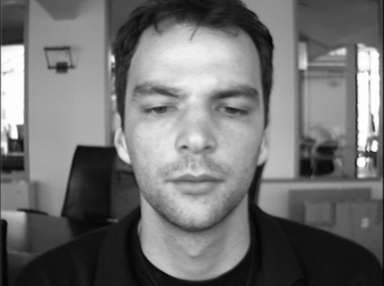
#> input picture images/BioID_0000.pgm, 384 x 286 px; its folder holds only this picture in this run
$ python dataset_generator.py
#> lines starting #> are read from the running program, lines starting #| are printed output that depends on the picture
### general.py
# Authors: Gabriel Mattheus Bezerra Alves de Carvalho and Wallace Cruz de Souza
# SCC0251 - Processamento de Imagens
# 2019, Semester 1
# Final Project: Face Detection

import numpy as np
import pandas as pd
import math
import imageio
import matplotlib.pyplot as plt
from skimage import io
from skimage import exposure
import csv

# 2D Median Filter
def two_d_median_filter(n, image):
    # Sizes of the original image
#> called with n = 3
    size = image.shape
#> size = (286, 384)

    # Get the centered position
    pivot = int(math.floor(n / 2))

    # Create rows and columns filled with 0 and insert on beginning and end of each axis
    new_image = np.pad(image, ((pivot, pivot), (pivot, pivot)), 'constant', constant_values = (0))

    # Allocate output image
    output_image = np.empty(shape = size, dtype=float)

    for i in range(size[0]):
        for j in range(size[1]):
            # Get the necessary submatrix to calculate the value at (i, j)
            sub_matrix = new_image[i: (i + n), j: (j + n)]

            # Calculate the value at (i, j) using the median of the sub_matrix.
            median = np.median(sub_matrix)

            output_image[i][j] = median

    return output_image


def histogram_equalization(image):
    max_pixel_value = 256
    vector_bin = np.zeros(max_pixel_value, dtype = int)

    output_image = np.zeros(image.shape, dtype = float)

    # Calculate the histogram
    for i in range(image.shape[0]):
        for j in range(image.shape[1]):
            vector_bin[image[i][j]] += 1

    # Calculate the cumulative histogram
    cumulative = 0
    for i in range(vector_bin.shape[0]):
        cumulative += vector_bin[i]
        vector_bin[i] = cumulative
#> after the loop, cumulative = 109824; vector_bin = 256 values from 4 to 109824

    # Calculate the histogram equalisation
    for i in range(image.shape[0]):
        for j in range(image.shape[1]):
            output_image[i][j] = vector_bin[image[i][j]] * ((max_pixel_value - 1) / (image.shape[0] * image.shape[1]))
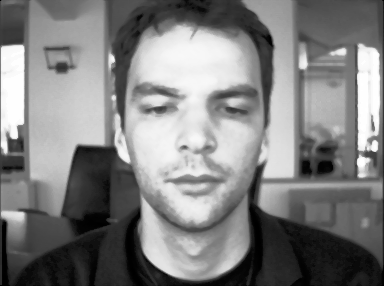
#> output_image: shape (286, 384) float64; min 0.00929, max 255, mean 128.3

    return output_image


# Apply the sobel operator at a given image
def sobel_operator(image):
    gx = np.array([[-1, 0, 1], [-2, 0, 2], [-1, 0, 1]])
    gy = np.array([[-1, -2, -1], [0, 0, 0], [1, 2, 1]])
    output_image = np.zeros(shape = image.shape)

    for i in range(1, image.shape[0] - 2):
        for j in range(1, image.shape[1] - 2):
            s1 = np.sum(np.sum(gx * image[i: i+3, j: j+3]))
            s2 = np.sum(np.sum(gy * image[i: i+3, j: j+3]))

            output_image[i+1, j+1] = np.sqrt(s1**2 + s2**2)
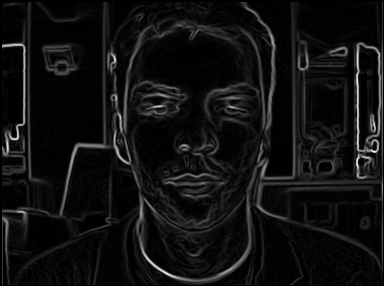
#> output_image: shape (286, 384) float64; min 0, max 752.2, mean 49.8; drawn with min black and max white

    threshold = 100 #%varies for application [0 255]
    for x in range(image.shape[0]):
        for y in range(image.shape[1]):
            #output_image[x][y] = np.max(output_image[x][y], threshold)
            if(output_image[x][y] < threshold):
                output_image[x][y] = 0
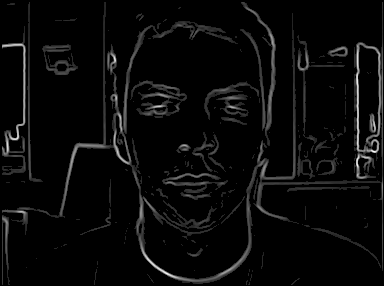
#> output_image: shape (286, 384) float64; min 0, max 752.2, mean 28.3; drawn with min black and max white

    return output_image


# Apply Edge Tracking Algorithm
def edge_tracking_algorithm(image, integral_image, mode, b):
    print("Searching faces...")
    normalized_image = normalize(image, 1)
    #print(normalized_image)

    counter = 0
    regions = []
    for x in range(0, image.shape[0], 5):
        for y in range(0, image.shape[1], 5):
            if(counter > 40000 and mode == 1):
                break
            if(image[x][y] != 0):
                top_left = (x, y)
                for j in range(y, image.shape[1]):
                    if((image[x][j] != 0) and ((j - y) > 58)):
                        top_right = (x, j)
                        for i in range(x, image.shape[0]):
                            if((image[i][j] != 0) and ((i - x) > 43)):
                                bottom_left = (i, y) #image[i][j]
                                bottom_right = (i, j) #image[x][j]
                                subwindow = image[top_left[0]:bottom_left[0] + 1, top_left[1]:top_right[1] + 1]
                                normalized_subwindow = normalized_image[top_left[0]:bottom_left[0] + 1, top_left[1]:top_right[1] + 1]

                                if(subwindow.shape[0] > 43 and subwindow.shape[1] > 58):
                                    mean = np.mean(subwindow)
                                    if(mean != 0):
                                        features = feature_extraction2(integral_image, top_left, top_right, bottom_left, bottom_right)

                                        print("\nFeature nova: ")
                                        print(features)

                                        if(mode == 0):      # Classify manually subwindow
                                            classify_manually_subwindow(subwindow, features)
                                        elif(mode == 1):    # Check if the result is a face
                                            features = features.reshape(1, 4)
                                            counter += 1
                                            b = np.append(b, features, axis = 0)

                                            print("Analysing ", counter, "st subwindow")
                                            region = [top_left, top_right, bottom_left, bottom_right]

                                            regions.append(region)

    if(mode == 1):  # Predicting
        b = normalize(b, 1)
        a = b[b.shape[0] - counter: b.shape[0], :]  # Added entries
        b = b[0:b.shape[0] - counter, :]            # Dataset values

        return regions, a, b                       # Regions, New entries, Original entries

# Generate the integral image for feature extraction
def integral_image_algorithm(image):
    new_image = np.zeros(image.shape, dtype=int)

    for x in range(image.shape[0]):
        for y in range(image.shape[1]):
            new_image[x][y] = np.sum(image[0 : x + 1, 0 : y + 1])
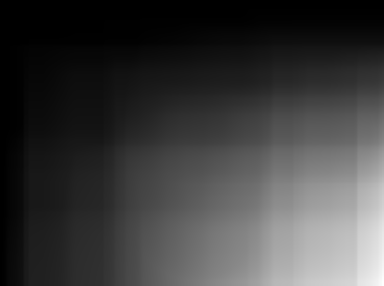
#> new_image: shape (286, 384) int64; min 0, max 3110929, mean 747836.2; drawn with min black and max white

    return new_image

# Evaluate the of rectangle
def sum_pixel(integral_image, x, y, width, height):
    sum_value = integral_image[x + width - 1, y + height - 1]    #L4

    if x > 0:   # L3
        sum_value = sum_value - integral_image[x - 1, y - 1 + height]
    if y > 0:   # L2
        sum_value = sum_value - integral_image[x - 1 + width, y - 1]
    if (x > 0 and y > 0):   # L1
        sum_value = sum_value + integral_image[x - 1, y - 1]

    return sum_value

def feature_extraction2(integral_image, top_left, top_right, bottom_left, bottom_right):
    width = bottom_left[0] - top_left[0] + 1
    height = top_right[1] - top_left[1] + 1
    x_middle = width // 2
    y_middle = height // 2

    # print([bottom_left[0], top_left[0], x_middle])
    # used in odd matrix (only in diagonal feature)
    x_rest = bottom_left[0] - (x_middle + top_left[0])
    y_rest = top_right[1] - (y_middle + top_left[1])

    all_rectangle = sum_pixel(integral_image, top_left[0], top_left[1], width, height)
    # print(all_rectangle)

    #horizontal feature: sum of all rectangle - sum of bottom part
    horizontal_feature = all_rectangle - sum_pixel(integral_image, top_left[0] + x_middle, top_left[1], x_middle, height)

    # vertical feature: sum of all rectangle - sum of left part
    vertical_feature = all_rectangle - sum_pixel(integral_image, top_left[0], top_left[1], width, y_middle)

    # diagonal feature: sum all rectangle - sum of primary diagonal
    diag = sum_pixel(integral_image, top_left[0], top_left[1], x_middle, y_middle)

    diag += sum_pixel(integral_image, top_left[0] + x_middle, top_left[1] + y_middle, x_rest, y_rest)
    # print("Executando three vertical\n\n")
    diag_feature = all_rectangle - diag

    #Three vertical feature: sum all rectangle - sum of side parts
    three_div = (height + 1) // 3
    y_rest = top_right[1] - (2 * three_div + top_left[1])

    side = sum_pixel(integral_image, top_left[0], top_left[1], width, three_div)
    side += sum_pixel(integral_image, top_left[0], top_left[1] + 2 * three_div, width, y_rest)
    three_vertical_feature = all_rectangle - side

    result = np.array([horizontal_feature, vertical_feature, diag_feature, three_vertical_feature])
    return result


# Normalizing the image into a range of (0, value)
def normalize(img, value):
#> called with value = 1
    img_norm = np.zeros(img.shape)
    imin = np.min(img)
#> imin = 0
    imax = np.max(img)
#> imax = 752.2

    img_norm = (img - imin)/(imax - imin)
    img_norm = (img_norm * value)
    return img_norm

# [18 lines left out: function define_face, not called in this run]


def classify_manually_subwindow(subwindow, features):
    fp = open(r"dataset.data", "a")

    # Ploting image
    plt.imshow(subwindow)
    plt.show()

    # Generating line on dataset
    for i in range(len(features)):
        fp.write(str(features[i]))
        fp.write(",")

    # Assigning the subregion as a face or not
    print("Is it a face? y/n")
    c = str(input())
    if(c == "y"):
        fp.write("1 \n")
    else:
        fp.write("0 \n")

    fp.close()
    return True

### dataset_generator.py
# Authors: Gabriel Mattheus Bezerra Alves de Carvalho and Wallace Cruz de Souza
# SCC0251 - Processamento de Imagens
# 2019, Semester 1
# Final Project: Face Detection

import numpy as np
import pandas as pd
import math
import imageio
import matplotlib.pyplot as plt
import os
from skimage import io
import csv

from general import *

def main():
    for filename in os.listdir('images'):
        image = io.imread("images/" + filename, as_gray = True).astype(int)

        # Apply 2D Median Filter
        image = two_d_median_filter(3, image).astype(int)

        # Apply Histogram Equalization
        image = histogram_equalization(image)

        # Apply sobel algorithm
        sobel_image = sobel_operator(image)

        integral_image = integral_image_algorithm(sobel_image)


        mlp = 0
        mode = 0
        edge_tracking_algorithm(sobel_image, integral_image, mode, mlp)
#> the loop in edge_tracking_algorithm, `for x in range(0, image.shape[0], 5):` made 2 passes
#> pass 2, in classify_manually_subwindow (call 4), `plt.show()`:
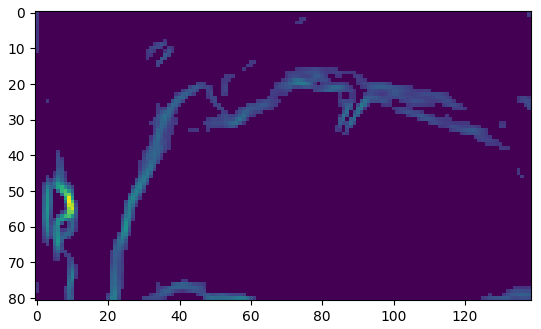
#> figure drawn by matplotlib, 1 panel
#> pass 2, in classify_manually_subwindow (call 6), `plt.show()`:
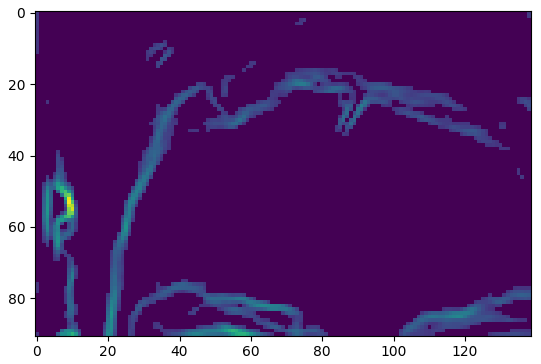
#> figure drawn by matplotlib, 1 panel
#> after the loop in edge_tracking_algorithm, `for x in range(0, image.shape[0], 5):`:
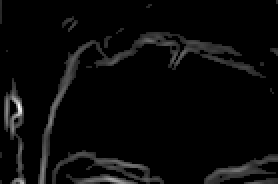
#> subwindow: shape (92, 139) float64 (shown 2 times larger); min 0, max 672.7, mean 24.5; drawn with min black and max white
#> after the loop in edge_tracking_algorithm, `for x in range(0, image.shape[0], 5):`: counter = 0; regions = []

#> (the run stopped early here; a loop or call above may not have finished)

$ run again, on images/input.jpg
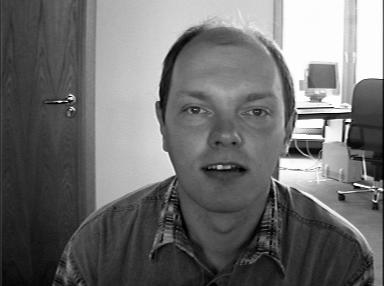
#> input picture images/input.jpg, 384 x 286 px
#> after the loop in integral_image_algorithm, `for x in range(image.shape[0]):`:
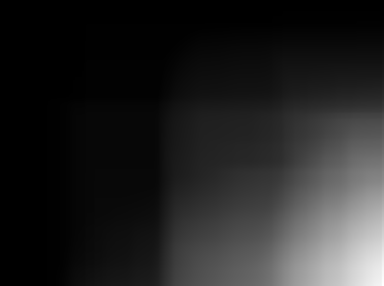
#> new_image: shape (286, 384) int64; min 0, max 3351217, mean 470736.2; drawn with min black and max white
#> imin = 0
#> imax = 952.5
#> the loop in edge_tracking_algorithm, `for x in range(0, image.shape[0], 5):` made 2 passes
#> after the loop in edge_tracking_algorithm, `for x in range(0, image.shape[0], 5):`:
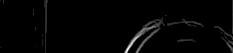
#> subwindow: shape (53, 233) float64; min 0, max 799.8, mean 13.1; drawn with min black and max white
#> after the loop in edge_tracking_algorithm, `for x in range(0, image.shape[0], 5):`: counter = 0; regions = []
